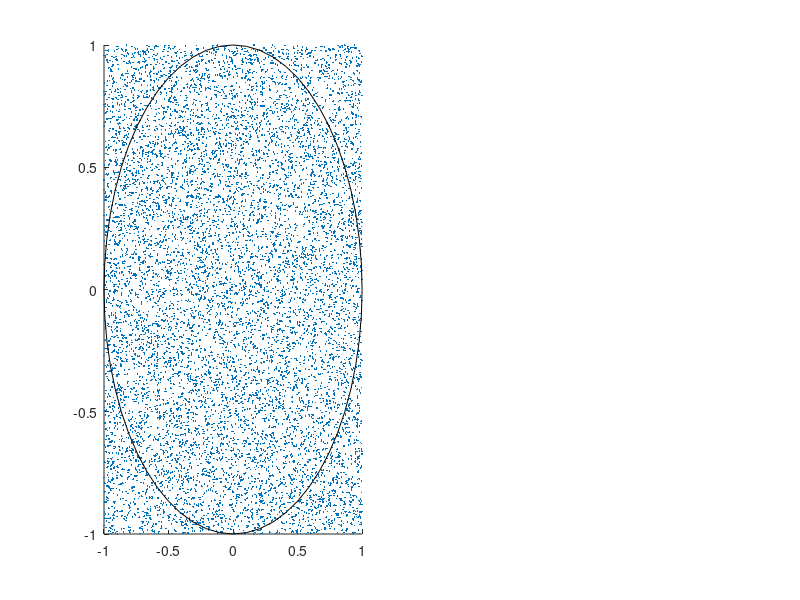

Reproduce this figure in MATLAB. (Note: this script raises an error after producing the figure.)
% ECE498, approximate pi by throwing darts at a square dartboard
%
% Consider a square dartboard with each side having dimension equal to 2.
% Centered inside this square place a circle having radius 1.
%
% Now throw N = 1e4 darts at the dartboard in a random fashion so that they
% are uniformly distributed over the surface of the dartboard.
%
% The area of the circle is pi*radius^2. Given a radius of 1, the area of
% the circle is equal to pi.
% The area of the square is 2 * 2 = 4
%
% The ratio of the circle area to the square area is pi/4. If this value is
% multiplied by 4, the result is pi.
%
% Since the darts are uniformly distributed over the dartboard, the ratio
% of the darts that are in the circle to the total number must approximate
% pi/4. So, multiplying this ratio by 4 will give an approximation to pi.

% No For or While loops permitted.
% No extraneous output to the Command Window.

% Cameron, Sullivan (change this line!)
% 2019/02/08 (change XX to the date completed)

% This is NOT a function M-file; it is a script M-file

% Simulate random dart throws.
% Plot square with circle and points for dart throws.
% Plot graph of approximated pi value versus dart number.

% Useful functions: rand, hypot, sum, cumsum, subplot, plot, semilogx, axis, title, xlabel, text, sprintf
close all;
num_points = 10000;

% Plot the randomly generated points on the dartboard.
subplot(1,2,1);
x_coords = (rand([1 num_points]) * 2) - 1;
y_coords = (rand([1 num_points]) * 2) - 1;
scatter(x_coords, y_coords,15,'.r');



% Plot the circle.
Hrect = rectangle('Position',[-1, -1 2 2],'Curvature',1);
Hrect.LineWidth = 2;
title("N = 10000 Darts");
% Set up the axis ticks to match the example results.
xticks([-1 -0.5 0 0.5 1]);
yticks([-1 -0.5 0 0.5 1]);
% Make the dartboard square to match the example dartboard.
axis square;



% Pi estimation algorithm.
% Calculate the radius between each point and the origin.
radius = hypot(x_coords, y_coords);
% Create an array of booleans showing if each point is in the circle (1) or outside the circle (0).
in_circle = radius <= 1;
% Use a cumulative sum to show the number of points in the circle from index 1 to n.
num_in_circle = cumsum(in_circle);
% Find the ratio of the number of points in the circle to the total number of points (represented by the index number).
ratio = num_in_circle ./ (1:num_points);
% The ideal ratio of points is pi/4, so multiply by 4 to estimate pi.
pi_estimate = ratio * 4;



% Pi estimation plot
subplot(1,2,2);
% Plot the pi estimate versus index and a horizontal line showing pi.
semilogx(1:num_points, pi_estimate, [1,num_points], [pi, pi],'k');

% Set axis limits to match the example plot.
xlim([20 num_points]);
ylim([2.5 3.5]);

% Plot the pi symbol with the horizontal line as a label.
text(num_points + 300, pi, '\pi','fontsize',12);
xlabel("Dart Number");
% Generate a title string with the final estimate value of pi.
graph_title = sprintf('\\pi \\approx %.4f', pi_estimate(num_points));
title(graph_title);
